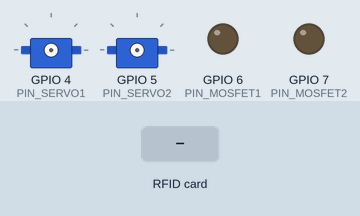
Recording of a sketch running on a simulated ESP32-S3. On the bench: 2 × servo, output pins drawn as LEDs (lit = HIGH). The inputs (shaded band) are chosen by the test bench. What the sketch prints to the serial monitor is not drawn.

Above: at 1.4 s.
1.5 s: RFID card 00 00 00 00 held to the reader
At 3.1 s:
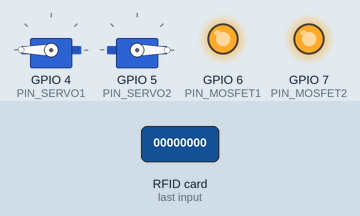
4.5 s: RFID card 00 00 00 00 held to the reader
At 5.5 s:
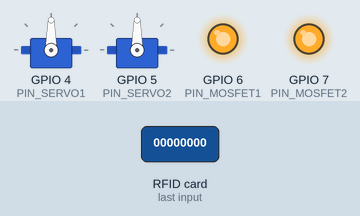
At 7.1 s:
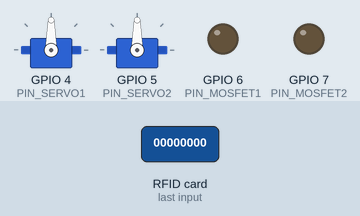
Timing chart, 0 to 8.6 s (numbered marks = the images above; inputs shaded):
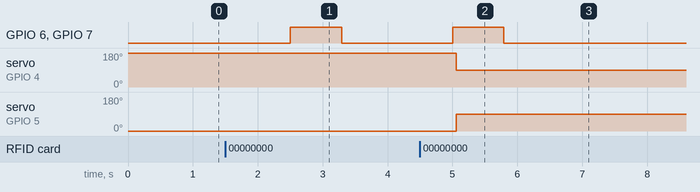

Measured:
- after the input at 1.5 s, GPIO 6 (PIN_MOSFET1), GPIO 7 (PIN_MOSFET2): LOW → HIGH after 1.0 s, → LOW 0.79 s later
- after the input at 4.5 s, GPIO 6 (PIN_MOSFET1), GPIO 7 (PIN_MOSFET2): LOW → HIGH after 0.50 s, → LOW 0.79 s later; servo on GPIO 4 (PIN_SERVO1): 180° → 90° after 0.56 s; servo on GPIO 5 (PIN_SERVO2): 0° → 90° after 0.56 s

The sketch:

Secret_box.ino
```cpp
// Secret box

#include <Wire.h>
#include <Adafruit_PN532.h>
#include <ESP32Servo.h>

#define PIN_SDA      8
#define PIN_SCL      9
#define PIN_SERVO1   4
#define PIN_SERVO2   5
#define PIN_MOSFET1  6
#define PIN_MOSFET2  7

#define SERVO1_HOME    90
#define SERVO1_OPEN   180
#define SERVO2_HOME    90
#define SERVO2_OPEN     0

#define POWER_SETTLE_MS   60
#define SERVO_TRAVEL_MS  700
#define DETACH_DELAY_MS   30
#define SCAN_COOLDOWN_MS 2500

uint8_t authorizedUID[]  = { 0x00, 0x00, 0x00, 0x00 };
uint8_t authorizedUIDLen = 4;

Adafruit_PN532 nfc(-1, -1);
Servo servo1;
Servo servo2;

bool isUnlocked        = false;
unsigned long lastScan = 0;

bool uidMatch(uint8_t *uid, uint8_t len) {
  if (len != authorizedUIDLen) return false;
  for (uint8_t i = 0; i < len; i++)
    if (uid[i] != authorizedUID[i]) return false;
  return true;
}
void setServoPower(bool on) {
  digitalWrite(PIN_MOSFET1, on ? HIGH : LOW);
  digitalWrite(PIN_MOSFET2, on ? HIGH : LOW);
  if (on) delay(POWER_SETTLE_MS);
}
void moveServos(int angle1, int angle2) {
  setServoPower(true);
  servo1.attach(PIN_SERVO1);
  servo2.attach(PIN_SERVO2);
  servo1.write(angle1);
  servo2.write(angle2);
  delay(SERVO_TRAVEL_MS);
  servo1.detach();
  servo2.detach();
  delay(DETACH_DELAY_MS);
  setServoPower(false);
}

void setup() {
  Serial.begin(115200);
  delay(200);
  pinMode(PIN_MOSFET1, OUTPUT);
  pinMode(PIN_MOSFET2, OUTPUT);
  digitalWrite(PIN_MOSFET1, LOW);
  digitalWrite(PIN_MOSFET2, LOW);
  Wire.begin(PIN_SDA, PIN_SCL);
  nfc.begin();
  uint32_t ver = nfc.getFirmwareVersion();
  Serial.printf("[OK]    PN532 found — FW: %d.%d\n",
                (ver >> 16) & 0xFF, (ver >> 8) & 0xFF);
  nfc.SAMConfig();
  Serial.print("[CFG]   Authorized UID =");
  for (uint8_t i = 0; i < authorizedUIDLen; i++)
    Serial.printf(" 0x%02X", authorizedUID[i]);
  Serial.println();
  bool allZero = true;
  for (uint8_t i = 0; i < authorizedUIDLen; i++)
    if (authorizedUID[i] != 0) { allZero = false; break; }
  if (allZero) {
    Serial.println("[WARN]  authorizedUID is all zeros — tap your card to see its UID,");
    Serial.println("        then paste the bytes into the sketch and re-upload.");
  }
}

void loop() {
  if (millis() - lastScan < SCAN_COOLDOWN_MS) return;
  uint8_t uid[7];
  uint8_t uidLen;
  bool found = nfc.readPassiveTargetID(
      PN532_MIFARE_ISO14443A, uid, &uidLen, 300);
  if (!found) return;
  Serial.print("[SCAN]  UID:");
  for (uint8_t i = 0; i < uidLen; i++) Serial.printf(" 0x%02X", uid[i]);
  Serial.println();
  lastScan = millis();
  if (!uidMatch(uid, uidLen)) {
    Serial.println("[DENY]  Card not authorised.\n");
    return;
  }
  if (!isUnlocked) {
    Serial.println("[AUTH]  Unlocking — Servo1 to 180 deg, Servo2 to 0 deg");
    moveServos(SERVO1_OPEN, SERVO2_OPEN);
    isUnlocked = true;
    Serial.println("[DONE]  Unlocked. Servo power OFF.\n");
  } else {
    Serial.println("[AUTH]  Locking — Servo1 to 90 deg, Servo2 to 90 deg");
    moveServos(SERVO1_HOME, SERVO2_HOME);
    isUnlocked = false;
    Serial.println("[DONE]  Locked. Servo power OFF.\n");
  }
}
```
